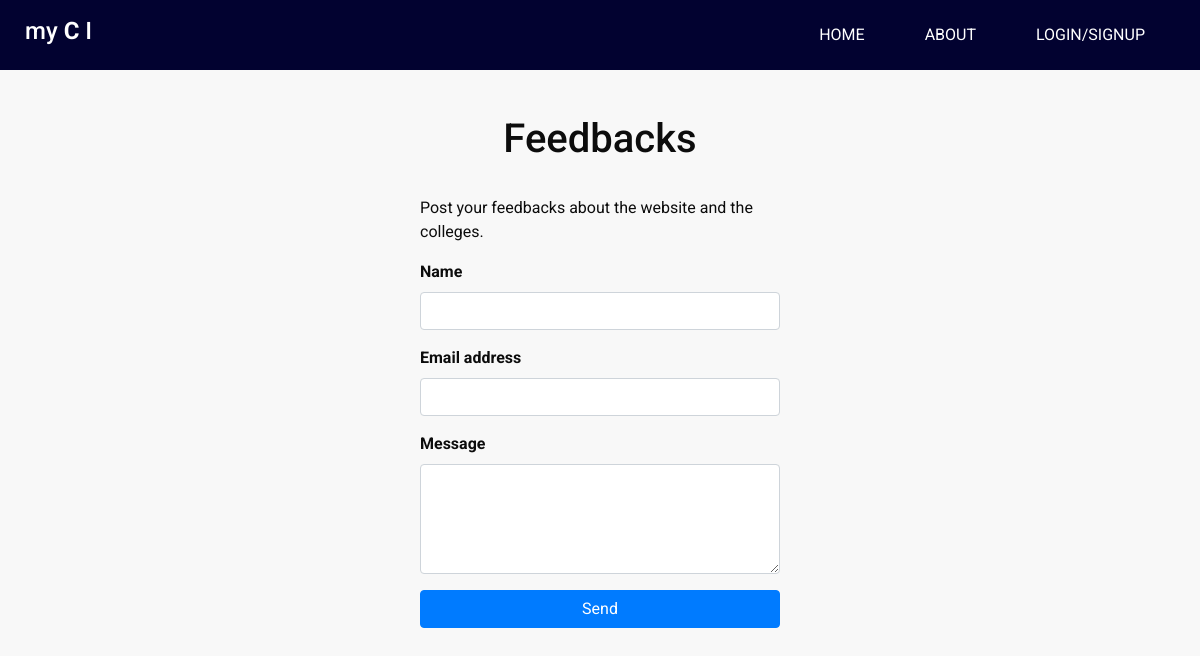
The page /pages/feedback-form.php on the database as committed earlier.
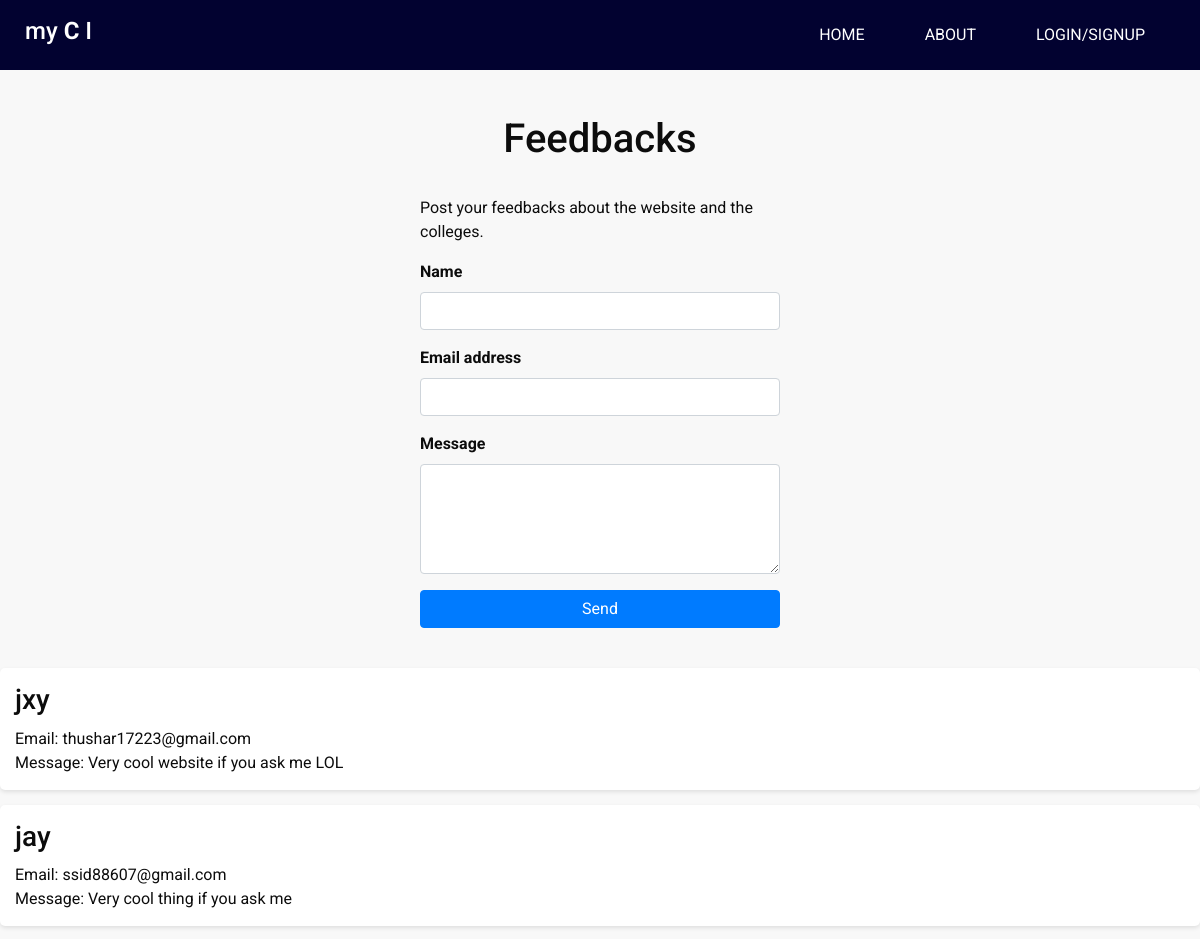
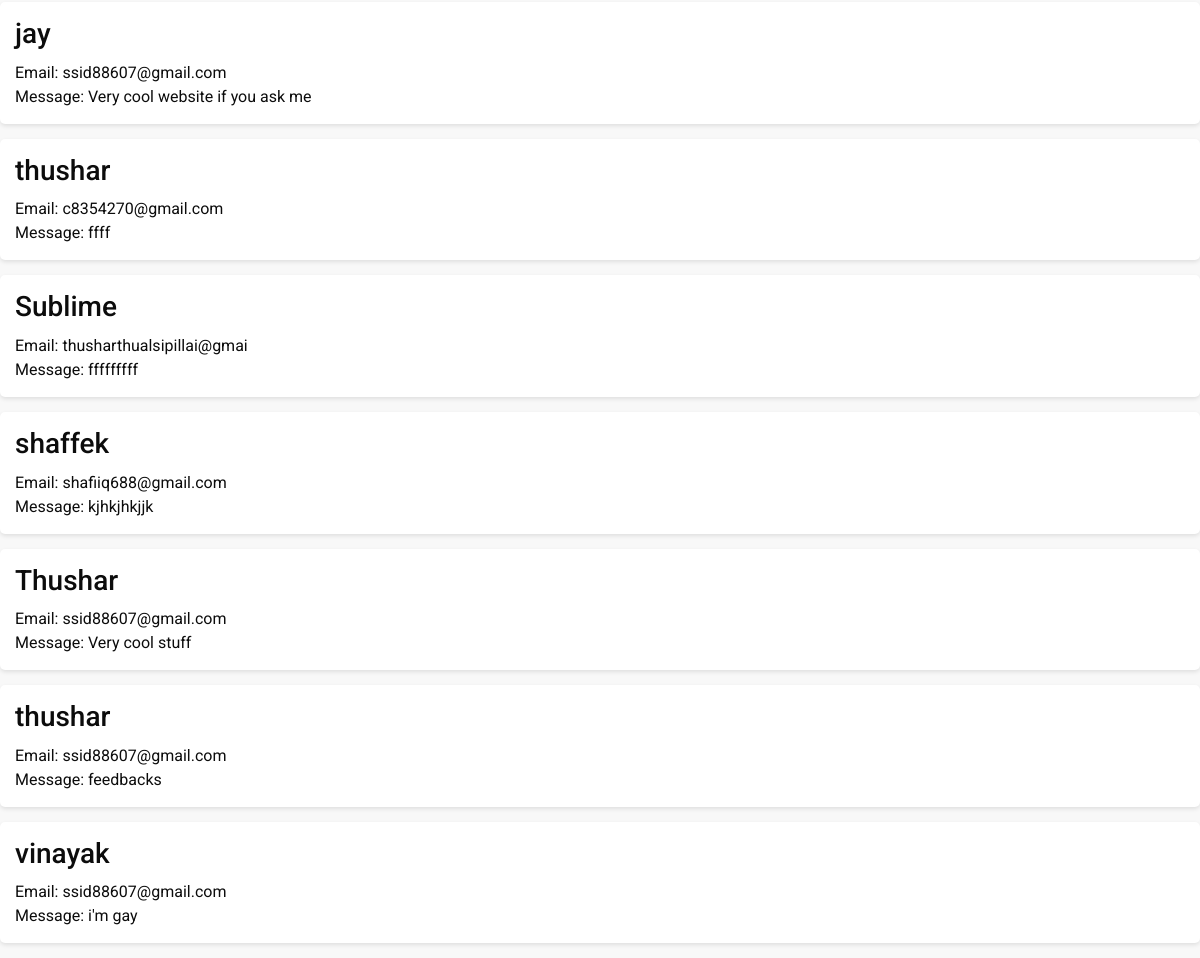
The same page on the database as committed later (2 pictures, top to bottom).
### tables this page shows
CREATE TABLE IF NOT EXISTS `feedbacks` (
  `id` int NOT NULL AUTO_INCREMENT,
  `name` varchar(20) NOT NULL,
  `email` varchar(25) NOT NULL,
  `message` varchar(100) NOT NULL,
  PRIMARY KEY (`id`)
);

### pages/feedback-form.php (the view, shortened to what this page needs)
<!DOCTYPE html>
<html>
<head>
  <link rel="stylesheet" type="text/css" href="../css/bootstrap.css" />
  <link href="../css/font-awesome.min.css" rel="stylesheet" />
  <link href="../css/style.css" rel="stylesheet" />
  <link href="../css/responsive.css" rel="stylesheet" />
</head>
<body class="sub_page">
  <div class="hero_area">
    <header class="header_section">
      <div class="container-fluid">
        <nav class="navbar navbar-expand-lg custom_nav-container ">
          <a class="navbar-brand" href="home.php">
            <h4 style="font-size: x-large; cursor: pointer; color: white;">
              my
              <span style="font-size: x-large;">c</span>
              I
            </h4>
          </a>
          <div class="collapse navbar-collapse" id="navbarSupportedContent">
            <ul class="navbar-nav  ml-auto">
              <li class="nav-item ">
                <a class="nav-link" href="home.php">Home <span class="sr-only">(current)</span></a>
              </li>
              <li class="nav-item active">
                <a class="nav-link" href="about.php"> About</a>
              </li>
              <li class="nav-item dropdown">
              <a class="nav-link dropdown-toggle" href="#" id="navbarDropdown" role="button" data-toggle="dropdown" aria-haspopup="true" aria-expanded="false">
                    Login/SignUp </a>
              </li>
            </ul>
          </div>
        </nav>
      </div>
    </header>
  </div>
<?php
    include('../backend-php/feedback.php');
    ?>
  <div class="container">
        <div class="custom-form">
            <h1 style="text-align: center; padding: 25px;">Feedbacks</h1>
            <p>Post your feedbacks about the website and the colleges.</p>
            <form method="post" action="../backend-php/feedback.php">
                <div class="form-group">
                    <label for="form4Example1">Name</label>
                    <input type="text" id="form4Example1" class="form-control" name="name"/>
                </div>
                <div class="form-group">
                    <label for="form4Example2">Email address</label>
                    <input type="email" id="form4Example2" class="form-control" name="email"/>
                </div>
                <div class="form-group">
                    <label for="form4Example3">Message</label>
                    <textarea class="form-control" id="form4Example3" rows="4" name="message"></textarea>
                </div>
                <button type="submit" class="btn btn-primary btn-block">Send</button>
            </form>
        </div>
    </div>
    <?php
        $sql = "SELECT * FROM feedbacks";
        $result = $conn->query($sql);
        if ($result->num_rows > 0) {
            echo '<div class="feedback-list">';
        }
        while ($row = $result->fetch_assoc()) {
            echo '<div class="feedback-card">';
            echo '<h3>' . $row["name"] . '</h3>';
            echo '<p>Email: ' . $row["email"] . '</p>';
            echo '<p>Message: ' . $row["message"] . '</p>';
            echo '</div>';
        }
        echo '</div>';
    ?>
</body>
</html>

### css/style.css (style rules this page uses)
body { font-family: "Roboto", sans-serif; color: #0c0c0c; background-color: #f8f8f8; overflow-x: hidden; }
a, a:hover, a:focus { text-decoration: none; }
.btn, .btn:focus { outline: none !important; -webkit-box-shadow: none; box-shadow: none; }
.hero_area { position: relative; background-color: #020230; min-height: 100vh; display: -webkit-box; display: -ms-flexbox; display: flex; -webkit-box-orient: vertical; -webkit-box-direction: normal; -ms-flex-direction: column; flex-direction: column; }
.sub_page .hero_area { min-height: auto; }
.header_section .container-fluid { padding-right: 25px; padding-left: 25px; }
.navbar-brand span { font-weight: bold; color: #ffffff; font-size: 24px; text-transform: uppercase; }
.custom_nav-container { padding: 10px 0; }
.custom_nav-container .navbar-nav .nav-item .nav-link { padding: 3px 15px; margin: 10px 15px; color: #ffffff; text-align: center; text-transform: uppercase; }

### css/responsive.css (style rules this page uses)
@media (min-width: 1200px) { .container { max-width: 1170px; } }

### pages/feedback-form.php (style rules this page uses)
.nav-item.dropdown { position: relative; }
.nav-link.dropdown-toggle::after { display: none; }
.custom-form { max-width: 400px; margin: 0 auto; padding: 20px; }
.custom-form label { font-weight: bold; }
.feedback-list { margin-top: 20px; }
.feedback-card { background-color: #fff; border-radius: 5px; padding: 15px; margin-bottom: 15px; box-shadow: 0 2px 4px rgba(0, 0, 0, 0.1); }
.feedback-card h3 { margin-top: 0; margin-bottom: 10px; }
.feedback-card p { margin: 0; }

Rows that differ between the two databases and show on the page:
added feedbacks: name "jxy", email "thushar17223@gmail.com", message "Very cool website if you ask me LOL"
added feedbacks: name "jay", email "ssid88607@gmail.com", message "Very cool thing if you ask me"
added feedbacks: name "jay", email "ssid88607@gmail.com", message "Very cool website if you ask me"
added feedbacks: name "thushar", email "c8354270@gmail.com", message "ffff"
added feedbacks: name "Sublime", email "thusharthualsipillai@gmai", message "fffffffff"
added feedbacks: name "shaffek", email "shafiiq688@gmail.com", message "kjhkjhkjjk"
added feedbacks: name "Thushar", email "ssid88607@gmail.com", message "Very cool stuff"
added feedbacks: name "thushar", email "ssid88607@gmail.com", message "feedbacks"
added feedbacks: name "vinayak", email "ssid88607@gmail.com", message "i'm gay"
